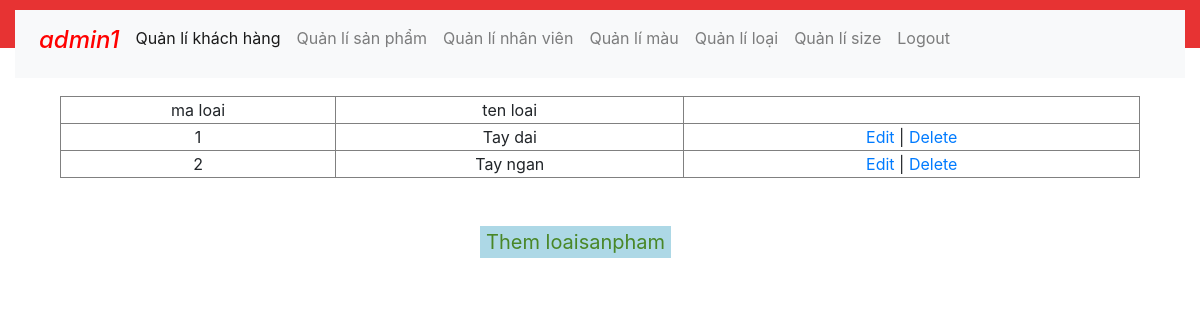
Page /admin/index.php?quanly=ql_loai (signed in) on the committed database.
### tables this page shows
CREATE TABLE `loaisanpham` (
  `tenLoai` varchar(100) NOT NULL,
  `maLoai` int(11) NOT NULL
);

### admin/index.php (called while the page is built, shortened)
<?php
 include('includes/header.php'); ?>
<?php
	include('functions/config.php');
?>
<?php include('includes/footer.php') ?>

### admin/functions/ql_loai.php (the view, shortened to what this page needs)
<div class="row">
	<div class="col-12">
		<?php
			$sql1 = "select * from loaisanpham";
			$query1 = mysqli_query($con, $sql1);
				?>
		 <table border="1" style="text-align: center;width: 90%; margin-left:5%">
		 	<tr>
		 		<td>ma loai</td>
		 		<td>ten loai</td>
		 		<td></td>
		 	</tr>
		 	<?php
		 		while($data = mysqli_fetch_array($query1))
		 		{
		 			echo '<tr>
		 				<td>'.$data["maLoai"].'</td>
		 				<td>'.$data["tenLoai"].'</td>
		 				<td><a href="index.php?sua=edit_loai&id='.$data["maLoai"].'">Edit</a> | <a href="index.php?quanly=ql_loai&id_delete='.$data["maLoai"].'">Delete</a> </td>
		 			</tr>';
		 		}
		 	 ?>
		 </table>
		 <br/><br/>
		 <a href="index.php?them=add_loai"><button class="btnThem">Them loaisanpham</button></a>
	</div>
</div>

### admin/css/style.css (style rules this page uses)
.btnThem { background-color: lightblue; margin-left: 40%;color:#498727;border:0; font-size: 20px }

### rows in the picture
loaisanpham: maLoai "1", tenLoai "Tay dai"
loaisanpham: maLoai "2", tenLoai "Tay ngan"

### other values in the picture
$_SESSION["nv"]["tenNhanVien"] "admin1"
